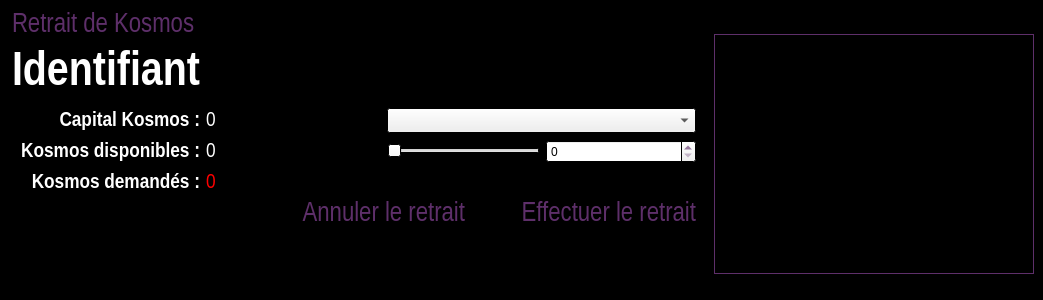
<?xml version="1.0" encoding="UTF-8"?>
<ui version="4.0">
 <class>RetraitKosmosClass</class>
 <widget class="QDialog" name="RetraitKosmosClass">
  <property name="geometry">
   <rect>
    <x>0</x>
    <y>0</y>
    <width>1043</width>
    <height>300</height>
   </rect>
  </property>
  <property name="minimumSize">
   <size>
    <width>0</width>
    <height>300</height>
   </size>
  </property>
  <property name="maximumSize">
   <size>
    <width>16777215</width>
    <height>300</height>
   </size>
  </property>
  <property name="palette">
   <palette>
    <active>
     <colorrole role="WindowText">
      <brush brushstyle="SolidPattern">
       <color alpha="255">
        <red>94</red>
        <green>47</green>
        <blue>106</blue>
       </color>
      </brush>
     </colorrole>
     <colorrole role="Base">
      <brush brushstyle="SolidPattern">
       <color alpha="255">
        <red>255</red>
        <green>255</green>
        <blue>255</blue>
       </color>
      </brush>
     </colorrole>
     <colorrole role="Window">
      <brush brushstyle="SolidPattern">
       <color alpha="255">
        <red>0</red>
        <green>0</green>
        <blue>0</blue>
       </color>
      </brush>
     </colorrole>
    </active>
    <inactive>
     <colorrole role="WindowText">
      <brush brushstyle="SolidPattern">
       <color alpha="255">
        <red>94</red>
        <green>47</green>
        <blue>106</blue>
       </color>
      </brush>
     </colorrole>
     <colorrole role="Base">
      <brush brushstyle="SolidPattern">
       <color alpha="255">
        <red>255</red>
        <green>255</green>
        <blue>255</blue>
       </color>
      </brush>
     </colorrole>
     <colorrole role="Window">
      <brush brushstyle="SolidPattern">
       <color alpha="255">
        <red>0</red>
        <green>0</green>
        <blue>0</blue>
       </color>
      </brush>
     </colorrole>
    </inactive>
    <disabled>
     <colorrole role="WindowText">
      <brush brushstyle="SolidPattern">
       <color alpha="255">
        <red>120</red>
        <green>120</green>
        <blue>120</blue>
       </color>
      </brush>
     </colorrole>
     <colorrole role="Base">
      <brush brushstyle="SolidPattern">
       <color alpha="255">
        <red>0</red>
        <green>0</green>
        <blue>0</blue>
       </color>
      </brush>
     </colorrole>
     <colorrole role="Window">
      <brush brushstyle="SolidPattern">
       <color alpha="255">
        <red>0</red>
        <green>0</green>
        <blue>0</blue>
       </color>
      </brush>
     </colorrole>
    </disabled>
   </palette>
  </property>
  <property name="windowTitle">
   <string>Retrait de Kosmos</string>
  </property>
  <property name="windowIcon">
   <iconset resource="pokersphere.qrc">
    <normaloff>:/img/Resources/sphere.ico</normaloff>:/img/Resources/sphere.ico</iconset>
  </property>
  <layout class="QHBoxLayout" name="horizontalLayout">
   <property name="spacing">
    <number>0</number>
   </property>
   <property name="margin">
    <number>0</number>
   </property>
   <item>
    <layout class="QVBoxLayout" name="verticalLayout_5">
     <property name="topMargin">
      <number>0</number>
     </property>
     <property name="rightMargin">
      <number>9</number>
     </property>
     <item>
      <layout class="QHBoxLayout" name="horizontalLayout_3">
       <property name="leftMargin">
        <number>12</number>
       </property>
       <property name="topMargin">
        <number>12</number>
       </property>
       <item>
        <widget class="QLabel" name="retraitKosmosLabel">
         <property name="minimumSize">
          <size>
           <width>120</width>
           <height>20</height>
          </size>
         </property>
         <property name="palette">
          <palette>
           <active>
            <colorrole role="WindowText">
             <brush brushstyle="SolidPattern">
              <color alpha="255">
               <red>94</red>
               <green>47</green>
               <blue>106</blue>
              </color>
             </brush>
            </colorrole>
           </active>
           <inactive>
            <colorrole role="WindowText">
             <brush brushstyle="SolidPattern">
              <color alpha="255">
               <red>94</red>
               <green>47</green>
               <blue>106</blue>
              </color>
             </brush>
            </colorrole>
           </inactive>
           <disabled>
            <colorrole role="WindowText">
             <brush brushstyle="SolidPattern">
              <color alpha="255">
               <red>120</red>
               <green>120</green>
               <blue>120</blue>
              </color>
             </brush>
            </colorrole>
           </disabled>
          </palette>
         </property>
         <property name="font">
          <font>
           <family>Arial Narrow</family>
           <pointsize>20</pointsize>
          </font>
         </property>
         <property name="text">
          <string>Retrait de Kosmos</string>
         </property>
        </widget>
       </item>
      </layout>
     </item>
     <item>
      <layout class="QHBoxLayout" name="horizontalLayout_4">
       <property name="leftMargin">
        <number>12</number>
       </property>
       <property name="topMargin">
        <number>6</number>
       </property>
       <property name="bottomMargin">
        <number>6</number>
       </property>
       <item>
        <widget class="QLabel" name="identifiantLabel">
         <property name="minimumSize">
          <size>
           <width>120</width>
           <height>20</height>
          </size>
         </property>
         <property name="palette">
          <palette>
           <active>
            <colorrole role="WindowText">
             <brush brushstyle="SolidPattern">
              <color alpha="255">
               <red>255</red>
               <green>255</green>
               <blue>255</blue>
              </color>
             </brush>
            </colorrole>
           </active>
           <inactive>
            <colorrole role="WindowText">
             <brush brushstyle="SolidPattern">
              <color alpha="255">
               <red>255</red>
               <green>255</green>
               <blue>255</blue>
              </color>
             </brush>
            </colorrole>
           </inactive>
           <disabled>
            <colorrole role="WindowText">
             <brush brushstyle="SolidPattern">
              <color alpha="255">
               <red>120</red>
               <green>120</green>
               <blue>120</blue>
              </color>
             </brush>
            </colorrole>
           </disabled>
          </palette>
         </property>
         <property name="font">
          <font>
           <family>Arial Narrow</family>
           <pointsize>36</pointsize>
           <weight>75</weight>
           <bold>true</bold>
          </font>
         </property>
         <property name="text">
          <string>Identifiant</string>
         </property>
        </widget>
       </item>
      </layout>
     </item>
     <item>
      <layout class="QHBoxLayout" name="horizontalLayout_5">
       <item>
        <widget class="QLabel" name="capitalKosmosLabel">
         <property name="minimumSize">
          <size>
           <width>200</width>
           <height>25</height>
          </size>
         </property>
         <property name="maximumSize">
          <size>
           <width>200</width>
           <height>25</height>
          </size>
         </property>
         <property name="palette">
          <palette>
           <active>
            <colorrole role="WindowText">
             <brush brushstyle="SolidPattern">
              <color alpha="255">
               <red>255</red>
               <green>255</green>
               <blue>255</blue>
              </color>
             </brush>
            </colorrole>
           </active>
           <inactive>
            <colorrole role="WindowText">
             <brush brushstyle="SolidPattern">
              <color alpha="255">
               <red>255</red>
               <green>255</green>
               <blue>255</blue>
              </color>
             </brush>
            </colorrole>
           </inactive>
           <disabled>
            <colorrole role="WindowText">
             <brush brushstyle="SolidPattern">
              <color alpha="255">
               <red>120</red>
               <green>120</green>
               <blue>120</blue>
              </color>
             </brush>
            </colorrole>
           </disabled>
          </palette>
         </property>
         <property name="font">
          <font>
           <family>Arial Narrow</family>
           <pointsize>16</pointsize>
           <weight>75</weight>
           <bold>true</bold>
          </font>
         </property>
         <property name="text">
          <string>Capital Kosmos :</string>
         </property>
         <property name="alignment">
          <set>Qt::AlignRight|Qt::AlignTrailing|Qt::AlignVCenter</set>
         </property>
        </widget>
       </item>
       <item>
        <widget class="QLabel" name="capitalKosmosPtsLabel">
         <property name="minimumSize">
          <size>
           <width>175</width>
           <height>25</height>
          </size>
         </property>
         <property name="maximumSize">
          <size>
           <width>175</width>
           <height>25</height>
          </size>
         </property>
         <property name="palette">
          <palette>
           <active>
            <colorrole role="WindowText">
             <brush brushstyle="SolidPattern">
              <color alpha="255">
               <red>255</red>
               <green>255</green>
               <blue>255</blue>
              </color>
             </brush>
            </colorrole>
           </active>
           <inactive>
            <colorrole role="WindowText">
             <brush brushstyle="SolidPattern">
              <color alpha="255">
               <red>255</red>
               <green>255</green>
               <blue>255</blue>
              </color>
             </brush>
            </colorrole>
           </inactive>
           <disabled>
            <colorrole role="WindowText">
             <brush brushstyle="SolidPattern">
              <color alpha="255">
               <red>120</red>
               <green>120</green>
               <blue>120</blue>
              </color>
             </brush>
            </colorrole>
           </disabled>
          </palette>
         </property>
         <property name="font">
          <font>
           <family>Arial Narrow</family>
           <pointsize>16</pointsize>
          </font>
         </property>
         <property name="text">
          <string>0</string>
         </property>
        </widget>
       </item>
       <item>
        <widget class="QComboBox" name="typePartieComboBox">
         <property name="minimumSize">
          <size>
           <width>0</width>
           <height>25</height>
          </size>
         </property>
         <property name="palette">
          <palette>
           <active>
            <colorrole role="WindowText">
             <brush brushstyle="SolidPattern">
              <color alpha="255">
               <red>0</red>
               <green>0</green>
               <blue>0</blue>
              </color>
             </brush>
            </colorrole>
           </active>
           <inactive>
            <colorrole role="WindowText">
             <brush brushstyle="SolidPattern">
              <color alpha="255">
               <red>0</red>
               <green>0</green>
               <blue>0</blue>
              </color>
             </brush>
            </colorrole>
           </inactive>
           <disabled>
            <colorrole role="WindowText">
             <brush brushstyle="SolidPattern">
              <color alpha="255">
               <red>120</red>
               <green>120</green>
               <blue>120</blue>
              </color>
             </brush>
            </colorrole>
           </disabled>
          </palette>
         </property>
         <property name="font">
          <font>
           <family>Arial Narrow</family>
           <pointsize>10</pointsize>
          </font>
         </property>
        </widget>
       </item>
      </layout>
     </item>
     <item>
      <layout class="QHBoxLayout" name="horizontalLayout_14">
       <item>
        <widget class="QLabel" name="kosmosDisponiblesLabel">
         <property name="minimumSize">
          <size>
           <width>200</width>
           <height>25</height>
          </size>
         </property>
         <property name="maximumSize">
          <size>
           <width>200</width>
           <height>25</height>
          </size>
         </property>
         <property name="palette">
          <palette>
           <active>
            <colorrole role="WindowText">
             <brush brushstyle="SolidPattern">
              <color alpha="255">
               <red>255</red>
               <green>255</green>
               <blue>255</blue>
              </color>
             </brush>
            </colorrole>
           </active>
           <inactive>
            <colorrole role="WindowText">
             <brush brushstyle="SolidPattern">
              <color alpha="255">
               <red>255</red>
               <green>255</green>
               <blue>255</blue>
              </color>
             </brush>
            </colorrole>
           </inactive>
           <disabled>
            <colorrole role="WindowText">
             <brush brushstyle="SolidPattern">
              <color alpha="255">
               <red>120</red>
               <green>120</green>
               <blue>120</blue>
              </color>
             </brush>
            </colorrole>
           </disabled>
          </palette>
         </property>
         <property name="font">
          <font>
           <family>Arial Narrow</family>
           <pointsize>16</pointsize>
           <weight>75</weight>
           <bold>true</bold>
          </font>
         </property>
         <property name="text">
          <string>Kosmos disponibles :</string>
         </property>
         <property name="alignment">
          <set>Qt::AlignRight|Qt::AlignTrailing|Qt::AlignVCenter</set>
         </property>
        </widget>
       </item>
       <item>
        <widget class="QLabel" name="kosmosDisponiblesPtsLabel">
         <property name="minimumSize">
          <size>
           <width>175</width>
           <height>25</height>
          </size>
         </property>
         <property name="maximumSize">
          <size>
           <width>175</width>
           <height>25</height>
          </size>
         </property>
         <property name="palette">
          <palette>
           <active>
            <colorrole role="WindowText">
             <brush brushstyle="SolidPattern">
              <color alpha="255">
               <red>255</red>
               <green>255</green>
               <blue>255</blue>
              </color>
             </brush>
            </colorrole>
           </active>
           <inactive>
            <colorrole role="WindowText">
             <brush brushstyle="SolidPattern">
              <color alpha="255">
               <red>255</red>
               <green>255</green>
               <blue>255</blue>
              </color>
             </brush>
            </colorrole>
           </inactive>
           <disabled>
            <colorrole role="WindowText">
             <brush brushstyle="SolidPattern">
              <color alpha="255">
               <red>120</red>
               <green>120</green>
               <blue>120</blue>
              </color>
             </brush>
            </colorrole>
           </disabled>
          </palette>
         </property>
         <property name="font">
          <font>
           <family>Arial Narrow</family>
           <pointsize>16</pointsize>
          </font>
         </property>
         <property name="text">
          <string>0</string>
         </property>
        </widget>
       </item>
       <item>
        <widget class="QSlider" name="kosmosHorizontalSlider">
         <property name="minimumSize">
          <size>
           <width>150</width>
           <height>20</height>
          </size>
         </property>
         <property name="orientation">
          <enum>Qt::Horizontal</enum>
         </property>
        </widget>
       </item>
       <item>
        <widget class="QSpinBox" name="kosmosSpinBox">
         <property name="minimumSize">
          <size>
           <width>150</width>
           <height>22</height>
          </size>
         </property>
         <property name="maximum">
          <number>999999999</number>
         </property>
        </widget>
       </item>
      </layout>
     </item>
     <item>
      <layout class="QHBoxLayout" name="horizontalLayout_12">
       <item>
        <widget class="QLabel" name="kosmosDemandesLabel">
         <property name="minimumSize">
          <size>
           <width>200</width>
           <height>25</height>
          </size>
         </property>
         <property name="maximumSize">
          <size>
           <width>200</width>
           <height>25</height>
          </size>
         </property>
         <property name="palette">
          <palette>
           <active>
            <colorrole role="WindowText">
             <brush brushstyle="SolidPattern">
              <color alpha="255">
               <red>255</red>
               <green>255</green>
               <blue>255</blue>
              </color>
             </brush>
            </colorrole>
           </active>
           <inactive>
            <colorrole role="WindowText">
             <brush brushstyle="SolidPattern">
              <color alpha="255">
               <red>255</red>
               <green>255</green>
               <blue>255</blue>
              </color>
             </brush>
            </colorrole>
           </inactive>
           <disabled>
            <colorrole role="WindowText">
             <brush brushstyle="SolidPattern">
              <color alpha="255">
               <red>120</red>
               <green>120</green>
               <blue>120</blue>
              </color>
             </brush>
            </colorrole>
           </disabled>
          </palette>
         </property>
         <property name="font">
          <font>
           <family>Arial Narrow</family>
           <pointsize>16</pointsize>
           <weight>75</weight>
           <bold>true</bold>
          </font>
         </property>
         <property name="text">
          <string>Kosmos demandés :</string>
         </property>
         <property name="alignment">
          <set>Qt::AlignRight|Qt::AlignTrailing|Qt::AlignVCenter</set>
         </property>
        </widget>
       </item>
       <item>
        <widget class="QLabel" name="kosmosDemandesPtsLabel">
         <property name="palette">
          <palette>
           <active>
            <colorrole role="WindowText">
             <brush brushstyle="SolidPattern">
              <color alpha="255">
               <red>255</red>
               <green>0</green>
               <blue>0</blue>
              </color>
             </brush>
            </colorrole>
           </active>
           <inactive>
            <colorrole role="WindowText">
             <brush brushstyle="SolidPattern">
              <color alpha="255">
               <red>255</red>
               <green>0</green>
               <blue>0</blue>
              </color>
             </brush>
            </colorrole>
           </inactive>
           <disabled>
            <colorrole role="WindowText">
             <brush brushstyle="SolidPattern">
              <color alpha="255">
               <red>120</red>
               <green>120</green>
               <blue>120</blue>
              </color>
             </brush>
            </colorrole>
           </disabled>
          </palette>
         </property>
         <property name="font">
          <font>
           <family>Arial Narrow</family>
           <pointsize>16</pointsize>
          </font>
         </property>
         <property name="text">
          <string>0</string>
         </property>
        </widget>
       </item>
      </layout>
     </item>
     <item>
      <layout class="QHBoxLayout" name="horizontalLayout_11">
       <item>
        <widget class="QLabel" name="annulerRetraitLabel">
         <property name="minimumSize">
          <size>
           <width>120</width>
           <height>20</height>
          </size>
         </property>
         <property name="font">
          <font>
           <family>Arial Narrow</family>
           <pointsize>20</pointsize>
          </font>
         </property>
         <property name="text">
          <string>&lt;a href=&quot;a&quot; style=&quot;text-decoration:none;&quot;&gt;&lt;font color=&quot;#5E2F6A&quot;&gt;Annuler le retrait&lt;/font&gt;&lt;/a&gt;</string>
         </property>
         <property name="alignment">
          <set>Qt::AlignRight|Qt::AlignTrailing|Qt::AlignVCenter</set>
         </property>
        </widget>
       </item>
       <item>
        <widget class="QLabel" name="effectuerRetraitLabel">
         <property name="minimumSize">
          <size>
           <width>225</width>
           <height>0</height>
          </size>
         </property>
         <property name="maximumSize">
          <size>
           <width>225</width>
           <height>16777215</height>
          </size>
         </property>
         <property name="font">
          <font>
           <family>Arial Narrow</family>
           <pointsize>20</pointsize>
          </font>
         </property>
         <property name="text">
          <string>&lt;a href=&quot;a&quot; style=&quot;text-decoration:none;&quot;&gt;&lt;font color=&quot;#5E2F6A&quot;&gt;Effectuer le retrait&lt;/font&gt;&lt;/a&gt;</string>
         </property>
         <property name="alignment">
          <set>Qt::AlignRight|Qt::AlignTrailing|Qt::AlignVCenter</set>
         </property>
        </widget>
       </item>
      </layout>
     </item>
     <item>
      <spacer name="verticalSpacer_3">
       <property name="orientation">
        <enum>Qt::Vertical</enum>
       </property>
       <property name="sizeHint" stdset="0">
        <size>
         <width>20</width>
         <height>40</height>
        </size>
       </property>
      </spacer>
     </item>
    </layout>
   </item>
   <item>
    <layout class="QVBoxLayout" name="verticalLayout_3">
     <property name="leftMargin">
      <number>9</number>
     </property>
     <property name="topMargin">
      <number>9</number>
     </property>
     <property name="rightMargin">
      <number>9</number>
     </property>
     <item>
      <widget class="QLabel" name="imageLabel">
       <property name="minimumSize">
        <size>
         <width>320</width>
         <height>240</height>
        </size>
       </property>
       <property name="maximumSize">
        <size>
         <width>320</width>
         <height>240</height>
        </size>
       </property>
       <property name="frameShape">
        <enum>QFrame::Box</enum>
       </property>
       <property name="text">
        <string/>
       </property>
       <property name="scaledContents">
        <bool>true</bool>
       </property>
      </widget>
     </item>
    </layout>
   </item>
  </layout>
 </widget>
 <layoutdefault spacing="6" margin="11"/>
 <resources>
  <include location="pokersphere.qrc"/>
 </resources>
 <connections/>
</ui>
